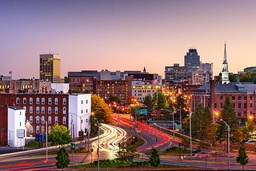
#> input picture fft/test.jpg, 256 x 171 px, shrunk from 612 x 408 before the run
$ python fft_on_image.py
#> lines starting #> are read from the running program, lines starting #| are printed output that depends on the picture; after the words box and inside, x2 and y2 are one past the last pixel; in counts of white or black regions, pixels touching at a corner belong together
#> further down, img is the input picture: shape (171, 256, 3); mean R, G, B 144.8, 113.9, 113.2
#| image resolution(WxH):  256  x  171
import numpy as np
import matplotlib.pyplot as plt
import matplotlib.image as mpimg


## Naive 2D convolution with zero padding
def convolve2D(image, kernel):
    width = len(image[0])
#> width = 256
    height = len(image)
#> height = 171
    result_img = np.empty([height,width])

    for y in range(0,height-1):
        for x in range(0,width-1):

            ## naive convolution
            for local_x in range(-1,2):
                for local_y in range(-1,2):

                    ## 0 padding
                    if x+local_x < 0 or x+local_x > width-1:
                        result_img[y][x] += 0 * kernel[local_y+1][local_x+1]
                    elif y+local_y < 0 or y+local_y > height-1:
                        result_img[y][x] += 0 * kernel[local_y+1][local_x+1]
                    else:
                        result_img[y][x] += image[y+local_y][x+local_x] * kernel[local_y+1][local_x+1]

    return result_img

## Sobel filter for detecting horizontal (x direction) edges
def sobel_x (image):
    print("Perform horizontal edge filtering: ")
    filter = np.array([[1,0,-1], [2,0,-2],[1,0,-1]])
    return convolve2D(image, filter)

## Sobel filter for detecting vertical (y direction) edges
def sobel_y (image):
    print("Perform vertical edge filtering: ")
    filter = np.array([[1,2,1], [0,0,0],[-1,-2,-1]])
    return convolve2D(image, filter)
#> after the loop in convolve2D (call 2), `for y in range(0,height-1):`:
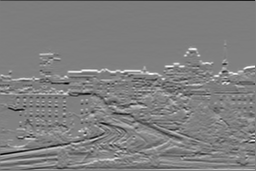
#> result_img: shape (171, 256) float64; min -906, max 894, mean -1.6; drawn with min black and max white

## Detect corner on the image base on
## This is the naive method, where the threshold
## determined is a percentage times the maximum
## value of the x an y directional filtered
## images (values are stored as absolute). If
## both x an y edges are greater then the threshold value
## at a given pixel location, an edge is detected
def naive_corner_detect (image, threshold_percentage):
#> called with threshold_percentage = 0.2
    width = len(image[0])
#> width = 256
    height = len(image)
#> height = 171
    result_img = np.zeros([height,width])

    ## find x and y edges
    print("\n\nFind edges in x and y directions ")
    x_edge = np.absolute(sobel_x (image))
    y_edge = np.absolute(sobel_y (image))

    x_edge_max = np.amax(x_edge)
#> x_edge_max = 932
    y_edge_max = np.amax(x_edge)
#> y_edge_max = 932

    x_edge_threshold = x_edge_max*threshold_percentage
#> x_edge_threshold = 186.4
    y_edge_threshold = y_edge_max*threshold_percentage
#> y_edge_threshold = 186.4

    print("x_edge max_value: ", x_edge_threshold )
#| x_edge max_value:  186.4
    print("y_edge max_value: ", y_edge_threshold )
#| y_edge max_value:  186.4

    print("Determine corners: ")
    for y in range(0,height-1):
        for x in range(0,width-1):
            if x_edge[y][x] > x_edge_threshold and y_edge[y][x] > y_edge_threshold:
                result_img[y][x] = 1
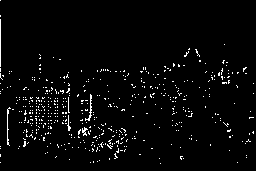
#> result_img: shape (171, 256) float64; values 0 (black) and 1 (white), 3% white in thin lines or dots

    return result_img

## Detect corner for rgb iamge per channel
## Why is the value changing?
def naive_corner_detect_rgb (image):
    width = len(image[0])
#> width = 256
    height = len(image)
#> height = 171
    result_img = np.zeros([height,width])

    ## find x and y edges
    print("\n\nUsing RGB image for corner detection ")

    r_corner = naive_corner_detect(image[:,:,0], 0.3)
#| x_edge max_value:  266.7
#| y_edge max_value:  266.7
#> after the loop in naive_corner_detect (call 2), `for y in range(0,height-1):`: result_img: shape (171, 256) float64; values 0 (black) and 1 (white), 3.8% white in thin lines or dots
    g_corner = naive_corner_detect(image[:,:,1], 0.3)
#> call 3 of naive_corner_detect, with threshold_percentage = 0.3
#> in naive_corner_detect (call 3), `x_edge = np.absolute(sobel_x (image))`:
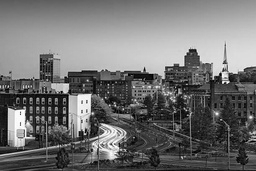
#> image: shape (171, 256); min 0, max 255, mean 113.9
#> after the loop in convolve2D (call 8), `for y in range(0,height-1):`:
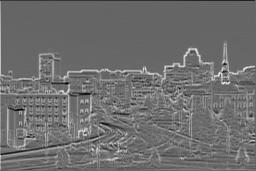
#> result_img: shape (171, 256) float64; min -836, max 1232, mean 63.9; drawn with min black and max white
#> in naive_corner_detect (call 3), `x_edge_max = np.amax(x_edge)`: x_edge_max = 1903
#> in naive_corner_detect (call 3), `x_edge_threshold = x_edge_max*threshold_percentage`: x_edge_threshold = 570.9
#| x_edge max_value:  570.9
#| y_edge max_value:  570.9
#> after the loop in naive_corner_detect (call 3), `for y in range(0,height-1):`: result_img: shape (171, 256) float64; values 0 (black) and 1 (white), 1.2% white in thin lines or dots
    b_corner = naive_corner_detect(image[:,:,2], 0.3)
#> call 4 of naive_corner_detect, with threshold_percentage = 0.3
#> after the loop in convolve2D (call 10), `for y in range(0,height-1):`:
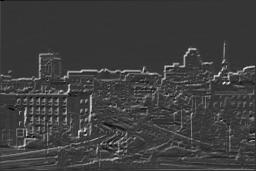
#> result_img: shape (171, 256) float64; min -615, max 2354, mean 121.2; drawn with min black and max white
#> in naive_corner_detect (call 4), `y_edge = np.absolute(sobel_y (image))`:
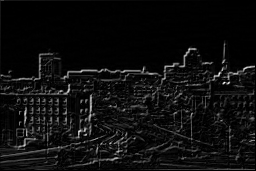
#> y_edge: shape (171, 256) float64; min 0, max 2354, mean 137; drawn with min black and max white
#> in naive_corner_detect (call 4), `x_edge_max = np.amax(x_edge)`: x_edge_max = 2622
#> in naive_corner_detect (call 4), `x_edge_threshold = x_edge_max*threshold_percentage`: x_edge_threshold = 786.6
#| x_edge max_value:  786.6
#| y_edge max_value:  786.6
#> after the loop in naive_corner_detect (call 4), `for y in range(0,height-1):`: result_img: shape (171, 256) float64; values 0 (black) and 1 (white), 1.9% white in thin lines or dots, all inside (x1, y1, x2, y2) = (1, 44, 255, 164)
    result_img = r_corner+g_corner+b_corner
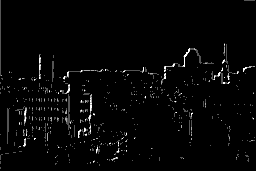
#> result_img: shape (171, 256) float64; min 0, max 3, mean 0.0686; drawn with min black and max white

    return result_img

## Find histogram of an image
def histogram(image):

    return 0

## perform fft on 2d image and return a 2d frequency domain graph
## with same dimension
def fft_trans(image):

    return 0


if __name__ == "__main__":


    img = mpimg.imread('test.jpg')

    print("image resolution(WxH): " , len(img[0]) ," x " , len(img))
    ## Apply Sobel filter to image
    img_edgex  = sobel_x(img[:,:,0])
    img_edgey  = sobel_y(img[:,:,0])

    img_corner = naive_corner_detect(img[:,:,2],0.2)
    img_corner_rgb = naive_corner_detect_rgb(img)

    f, axarr = plt.subplots(1,4)
    axarr[0].imshow(img_edgex) # just the r channel
    axarr[1].imshow(img_edgey) #
    axarr[2].imshow(img_corner_rgb)
    axarr[3].imshow(img[:,:,0])
    plt.show()
